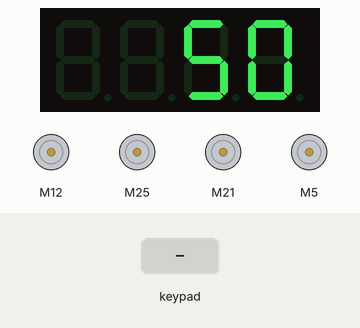
This sketch was run on a simulated ESP32. On the bench: 4-digit seven-segment display, 4 × DC motor (green arrow = forward, orange = backward, longer = faster). Inputs (shaded band) come from the test bench. Nothing arrives over Bluetooth unless stated; what the sketch prints to the serial monitor is not drawn.

Above: at 1.2 s.
1.3 s: key 'U' pressed
At 1.63 s:
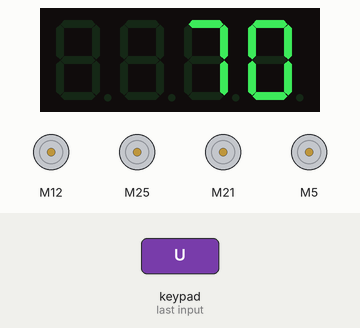
3.0 s: key 'L' pressed
At 4.0 s:
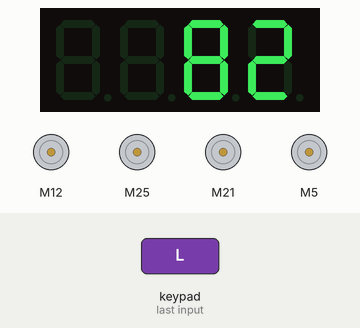
Timing chart, 0 to 6.0 s (numbered marks = the images above; inputs shaded):
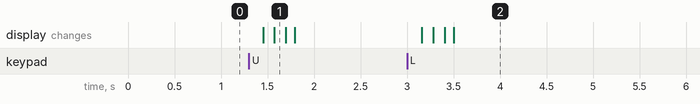

Measured:
- after the input at 1.3 s, the display: first changes after 0.15 s (image 1 shows a later state)
- after the input at 3.0 s, the display: first changes after 0.16 s (image 2 shows a later state)

The sketch:

main.ino
```cpp
#include <PS4Controller.h>
#include <L298NX2.h>
#include <TM1637Display.h>

// Définition des ports des moteurs

const unsigned int IN1_A = 12;
const unsigned int IN2_A = 13;
const unsigned int EN_A = 14;

const unsigned int IN1_B = 25;
const unsigned int IN2_B = 26;
const unsigned int EN_B = 27;

int counter = 50; // Score au démarage

#define CLK  22 // The ESP32 pin GPIO22 connected to CLK
#define DIO  23 // The ESP32 pin GPIO23 connected to DIO

L298NX2 motors(EN_A, IN1_A, IN2_A, EN_B, IN1_B, IN2_B); // Initialisation des moteurs principaux
L298NX2 acc(18,21,19,16,5,17); // Initialisation des moteurs accessoirs (Les valeurs sont dans le même ordre que la ligne ci-dessus)
TM1637Display display = TM1637Display(CLK, DIO); // Initialisation de l'écran avec le score


void setup() {
  Serial.begin(115200);
  PS4.begin("1C:57:DC:44:AD:2B"); //Connectez votre mannette de playstation en l'appairant avec votre ordinateur puis, en mettant ici l'adresse mac de votre ordinateur
  //Pensez bien à couper le bluetooth de votre ordinateur
  Serial.println("Ready.");
  while (!PS4.isConnected()) {
    // Attend une connection de la manette
  }
  Serial.print("Connected");
  acc.setSpeed(255); // Vitesse par défaut
  display.clear(); // Vide l'écran
  display.setBrightness(7); // Met l'intensité lumineuse de l'écran à 7 (max)

}

void stop()
{
  motors.stop(); // arrête les moteurs
}


void loop() {

  //Instruction Compteur

  if (PS4.Up()) {
    counter = counter+10;
    delay(100);
  }

  else if (PS4.Down()) {
    counter = counter-10;
    delay(100);
  }

  else if (PS4.Right()) {
    counter = counter+2;
    delay(100);
  }

  else if (PS4.Left()) {
    counter = counter-2;
    delay(100);
  }

  display.showNumberDec(counter); // Affiche le score

  //Instructions Moteur Gauche :

  if (PS4.LStickY()>=20) {
    motors.setSpeedA((PS4.LStickY()*2)-20);
    motors.forwardA();
    Serial.print((PS4.LStickY()*2)-20);
  }

  else if (PS4.LStickY()<=-20) {
    motors.setSpeedA(abs((PS4.LStickY()*2)+20));
    motors.backwardA();
    Serial.print(abs((PS4.LStickY()*2)+20));
  }

  else {
    motors.stopA();
    Serial.println("Stop A");
  }

  //Instruction Moteur Droit :

  if (PS4.RStickY()>=20) {
    motors.setSpeedB((PS4.RStickY()*2)-20);
    motors.forwardB();
    Serial.println("Avance droit");
  }

  else if (PS4.RStickY()<=-20) {
    motors.setSpeedB(abs((PS4.RStickY()*2)+20));
    motors.backwardB();
    Serial.println("Recule droit");
  }

  else {
    motors.stopB();
    Serial.println("Stop B");
  }

  // Moteur accessoire A

  if (PS4.R2()){
    acc.forwardA();
  }

  else if (PS4.L2()) {
    acc.backwardA();
  }

  else {
    acc.stopA();
  }

  // Moteur accessoire B

    if (PS4.R1()){
    acc.forwardB();
  }

  else if (PS4.L1()) {
    acc.backwardB();
  }

  else {
    acc.stopB();
  }
}
```
